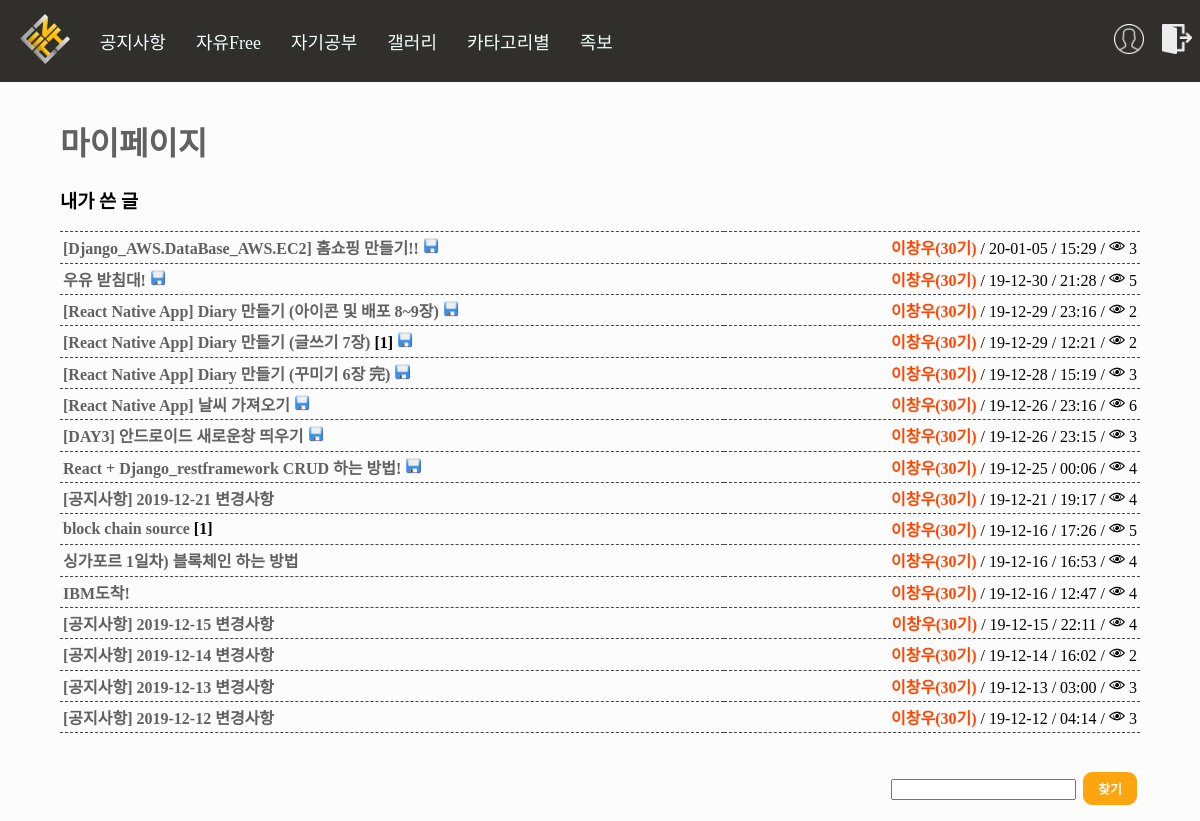
Before: /account/myboard/ (signed in) with the older database file.
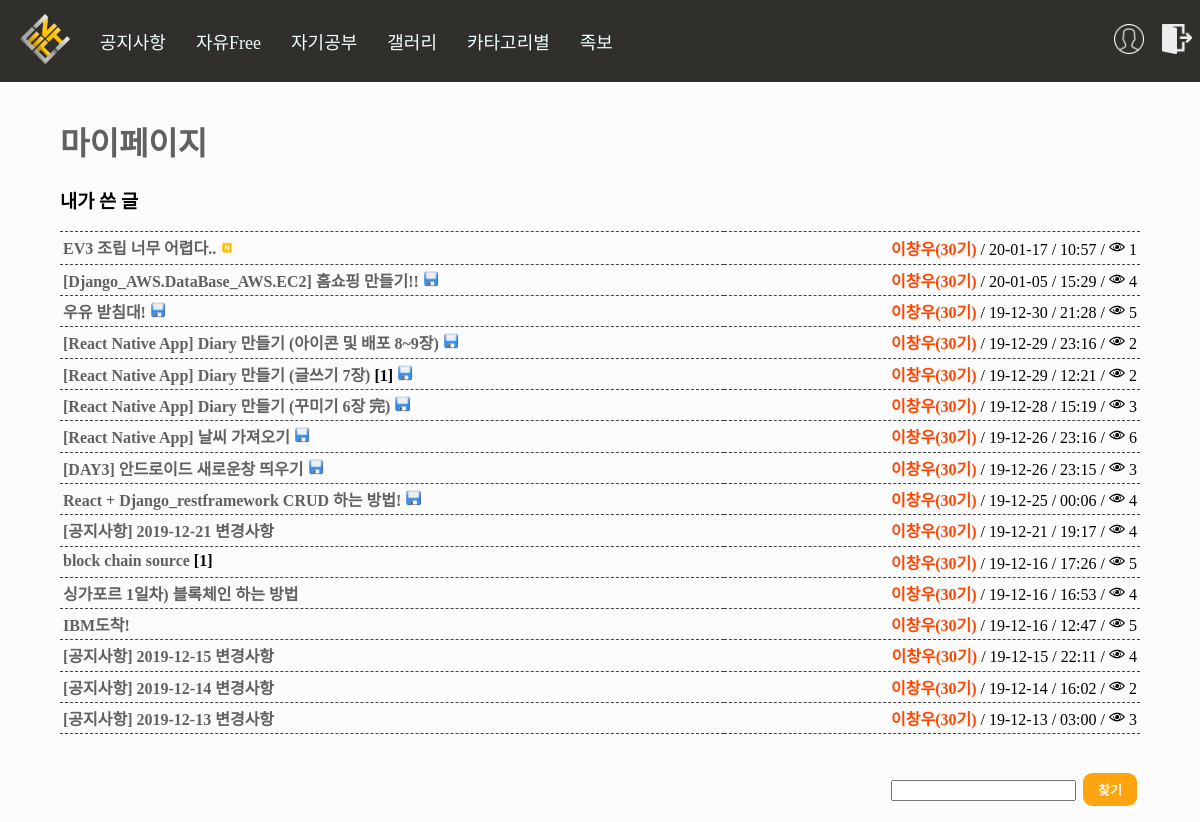
After: the same page with the newer database file.
### board/models.py (models this page shows, shortened)
class Board(models.Model):
    Title = models.CharField(max_length=50) #제목
    Body = models.TextField() #내용
    Created_at = models.DateTimeField(auto_now_add=True) #생성 일자 및 시간
    Updated_at = models.DateTimeField(auto_now=True) #수정 일자 및 시간
    Author = models.CharField(max_length=13) #글쓴이 아이디
    Category = models.CharField(max_length=13) #분류
    HowMuch = models.IntegerField() #조회수
    files=models.FileField(upload_to='files/', default='')
    images=models.FileField(upload_to='Sumnail/', default='')
    def get_generation(self): #이름을 나오게 하는데 예외처리 까지 적용 만약 탈퇴한 사람이면!! Id 가 나온다
        try:
            a = Profile.objects.get(user__username=self.Author)
            if a.UserType == "99":
                return "<span style='font-weight:bolder;color:orangered;'>"+a.Name+"("+a.Generation+"기)</span>"
            elif a.UserType == "98": #관리자 및 운영진
                return "<span style='font-weight:bolder;color:blue;'>"+a.Name+"("+a.Generation+"기)</span>"
            elif a.UserType == "3": #손님
                return "<span style='font-weight:bolder;color:darkviolet;'>"+a.Name+"("+a.Generation+"기)</span>"
            else: #일반 사용자
                return "<span style='font-weight:bolder;color:black;'>"+a.Name+"("+a.Generation+"기)</span>"
        except: #익명을 위해서 id나오게 삭제되니깐 이름은 알 수 없으므로...
            return "<span style='font-weight:bolder;color:grey;'>"+self.Author+"</span>"
    def new(self): #최신
        if self.Created_at > timezone.now() - datetime.timedelta(days=1):
            return "<img height='16px' src='/static/n.png'/>"
        else:  #하루 지나면 안 최신
            return ""
    def change(self): #최신
        if self.Updated_at > timezone.now() - datetime.timedelta(days=1):
            return "<img height='16px' src='/static/c.png'/>"
        else:  #하루 지나면 안 최신
            return ""
    def file_icon(self): #최신
        if len(self.files.name) > 5: #5글자 이상일경우로 했음!! 그러면 당연히 5글자 이상 아닌게 없을 것임!
            return "<img height='16px' src='/static/file.png'/>"
        else:  #하루 지나면 안 최신
            return ""
    def howmanycomment(self):
        a = Comment.objects.filter(Article=self.id).count()
        b = str('[') + str(a) + str(']')
        if a:
            return b
        else:
            return ""
    def howmanyhit(self):
        a = Hittimecount.objects.get(Article=self.id)
        if a:
            return str("<img height='16px' src='/static/eye.png'/> ") + str(a.HowMuch)

class Hittimecount(models.Model):
    Article = models.ForeignKey(Board, on_delete=models.CASCADE)
    HowMuch = models.IntegerField() #조회수

### account/models.py (models this page shows, shortened)
class Profile(models.Model):
    user = models.OneToOneField(User, on_delete=models.CASCADE) #1대1 조인
    Name = models.TextField(max_length=10) #이름
    UserNumber = models.IntegerField() #학번
    Phone = models.CharField(max_length=13) #전화번호
    UserType = models.CharField(max_length=13) #권한
    Generation = models.CharField(max_length=13) #기수

### account/views.py (the view)
# urls.py: path('myboard/', views.myboard, name='myboard'),
@login_required(login_url='/account/login/')
def myboard(request):
    my_b = Board.objects.filter(Author=request.user).order_by('-Created_at')
    if request.method == "POST":
        find_select = request.POST.get('find_select')
        my_b = Board.objects.filter(Author=request.user, Title__contains=find_select).order_by('-Created_at')
        pass
    paginator = Paginator(my_b,16) #페이지네이션 만들기
    page = request.GET.get('page') #페이지네이션 만들기
    posts = paginator.get_page(page) #페이지네이션 만들기
    request.session['location'] = 'myboard' #내 위치 알기 위해서 삭제한후 다시 돌아가기 위해서
    return render(request, "myboard.html", {'posts':posts, 'my_b':my_b})

### account/templates/myboard.html (shortened to what this page needs)
{%extends 'base.html'%}
{%load staticfiles%}
{%block contents%}
<div style="margin:3% 5%; height:55%;">
    <h1><a href="../mypage/">마이페이지</a></h1>
    <h3>내가 쓴 글</h3>
    <table style="width: 100%;border-top: 1px dashed #444444;border-collapse: collapse;">
        {%for a in posts%}
        <tr>
            <td style="border-bottom: 1px dashed #444444;padding:3px;"><a href="/board/detail/{{a.id}}">{{a.Title}}</a> <b>{{a.howmanycomment}}</b>
            {{a.file_icon|safe}}
            {%if a.new == "" %}
            </td>
            {%else%}
            <span style="vertical-align:middle">{{a.new|safe}}</span></td>
            {%endif%}
            <td style="border-bottom: 1px dashed #444444;padding:3px;"><div style="float:right;">
                {{a.get_generation|safe}} / {{a.Created_at|date:"y-m-d"}} / {{a.Created_at|time:"H:i"}} /
                {%if a.howmanyhit %}
                {{a.howmanyhit|safe}}
                {%else%}
                <img style="width:16px;height:16px;" src="{%static 'eye.png'%}"/> 0
                {%endif%}
            </div><br></td>
        </tr>
        {%endfor%}
    </table>
    <br>
            {% load el_pagination_tags %}
    <br>
    <form method="POST" action="{%url 'myboard'%}">
            <div style="float:right">
            <input type="text" name="find_select">
            <input name="get_find" class="button write_button" type="submit" value="찾기"/>
            </div>
        </form>
    <br><br><br>
    </div>
    {%endblock%}

Changed rows visible on the page:
no longer on this page (row unchanged): Board: Title "[공지사항] 2019-12-12 변경사항", get_generation "이창우(30기)", Created_at "19-12-12", Created_at "04:14", howmanyhit "3"
added Board: Title "EV3 조립 너무 어렵다..", new (picture), get_generation "이창우(30기)", Created_at "20-01-17", Created_at "10:57", howmanyhit "1"
changed through a linked row, Board "[Django_AWS.DataBase_AWS.EC2] 홈쇼핑 만들기!!": howmanyhit "3" → "4"
changed through a linked row, Board "IBM도착!": howmanyhit "4" → "5"
